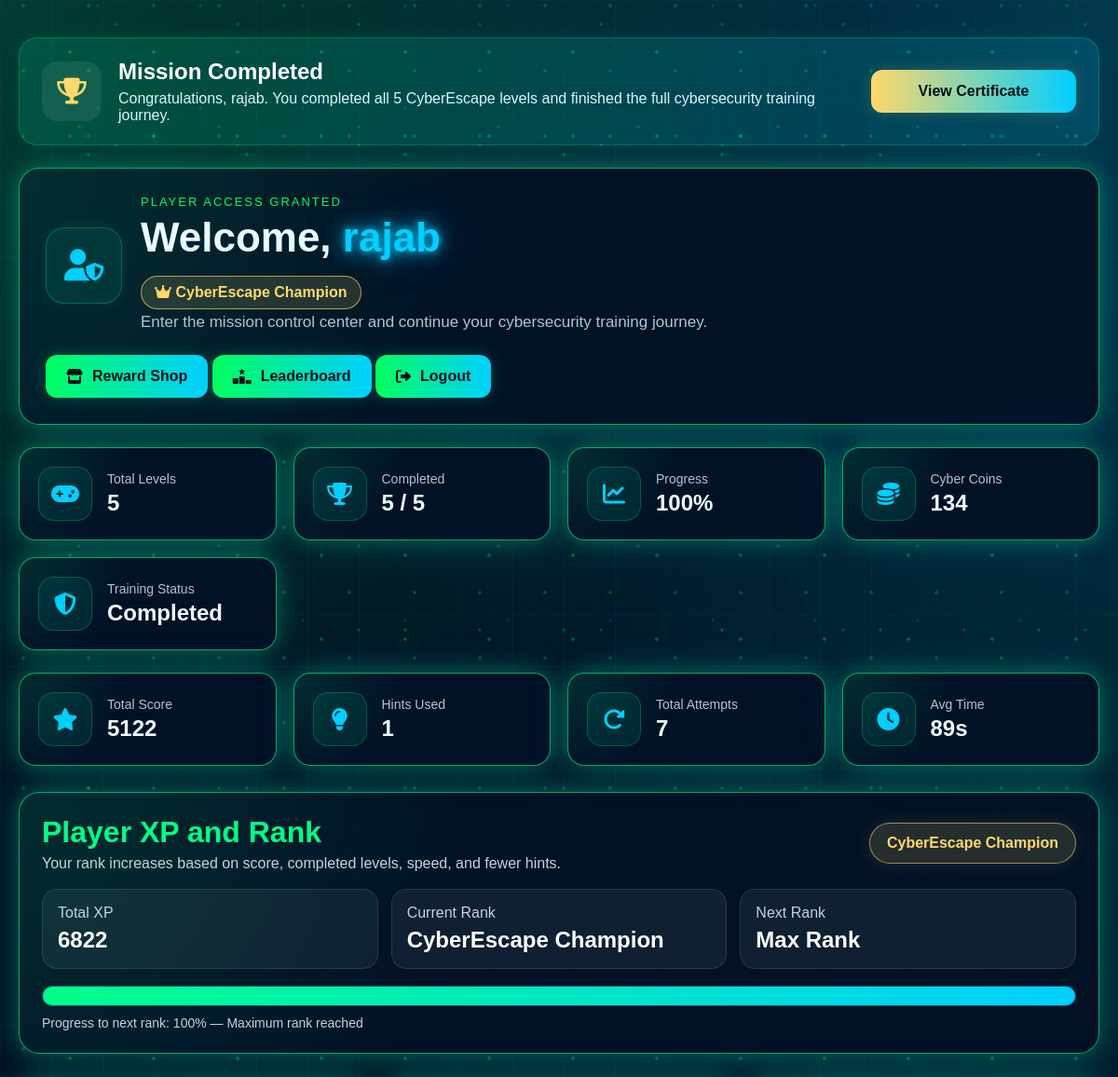
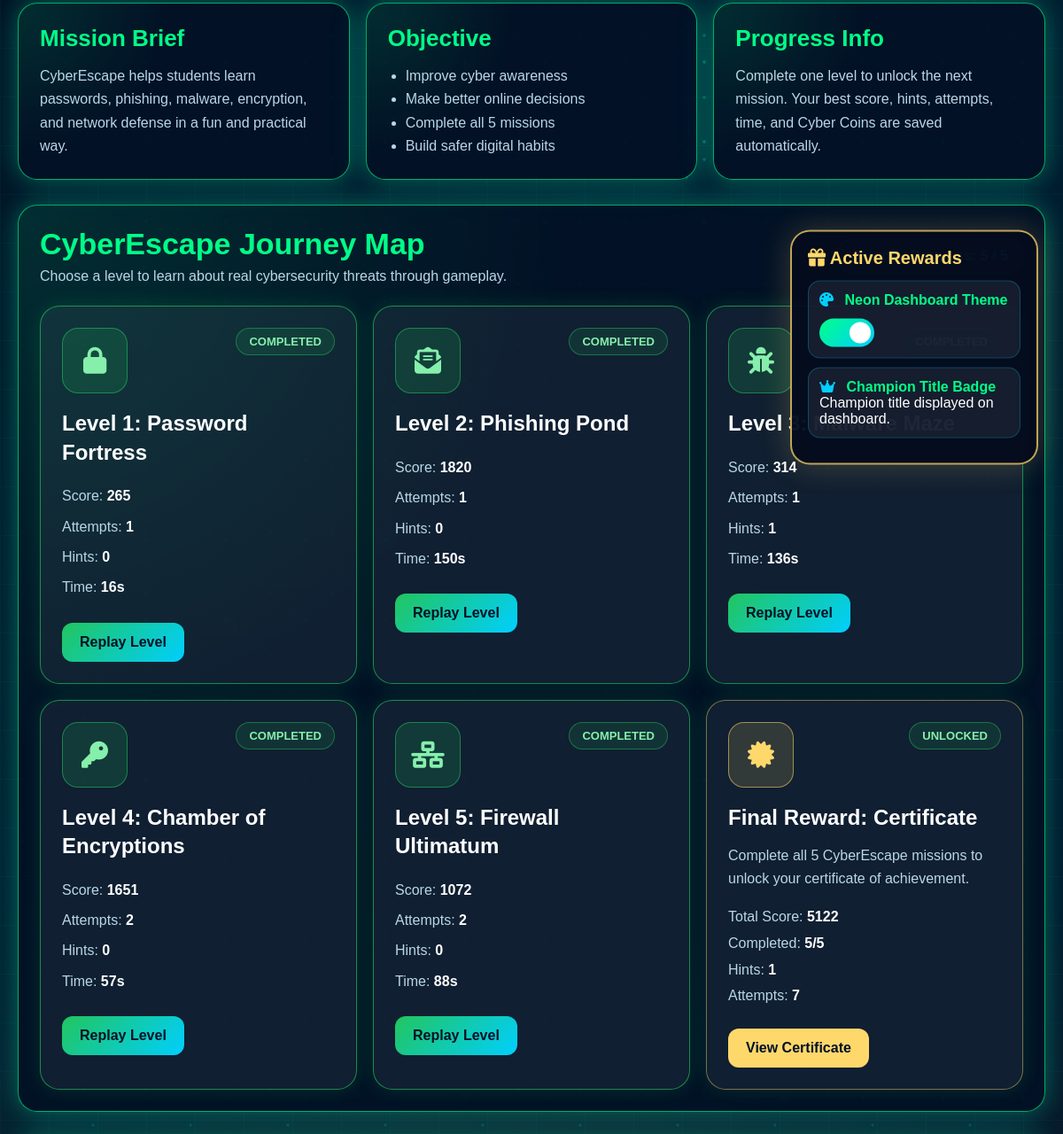
The page /dashboard (signed in, upper part) on the database as committed earlier (2 pictures, top to bottom).
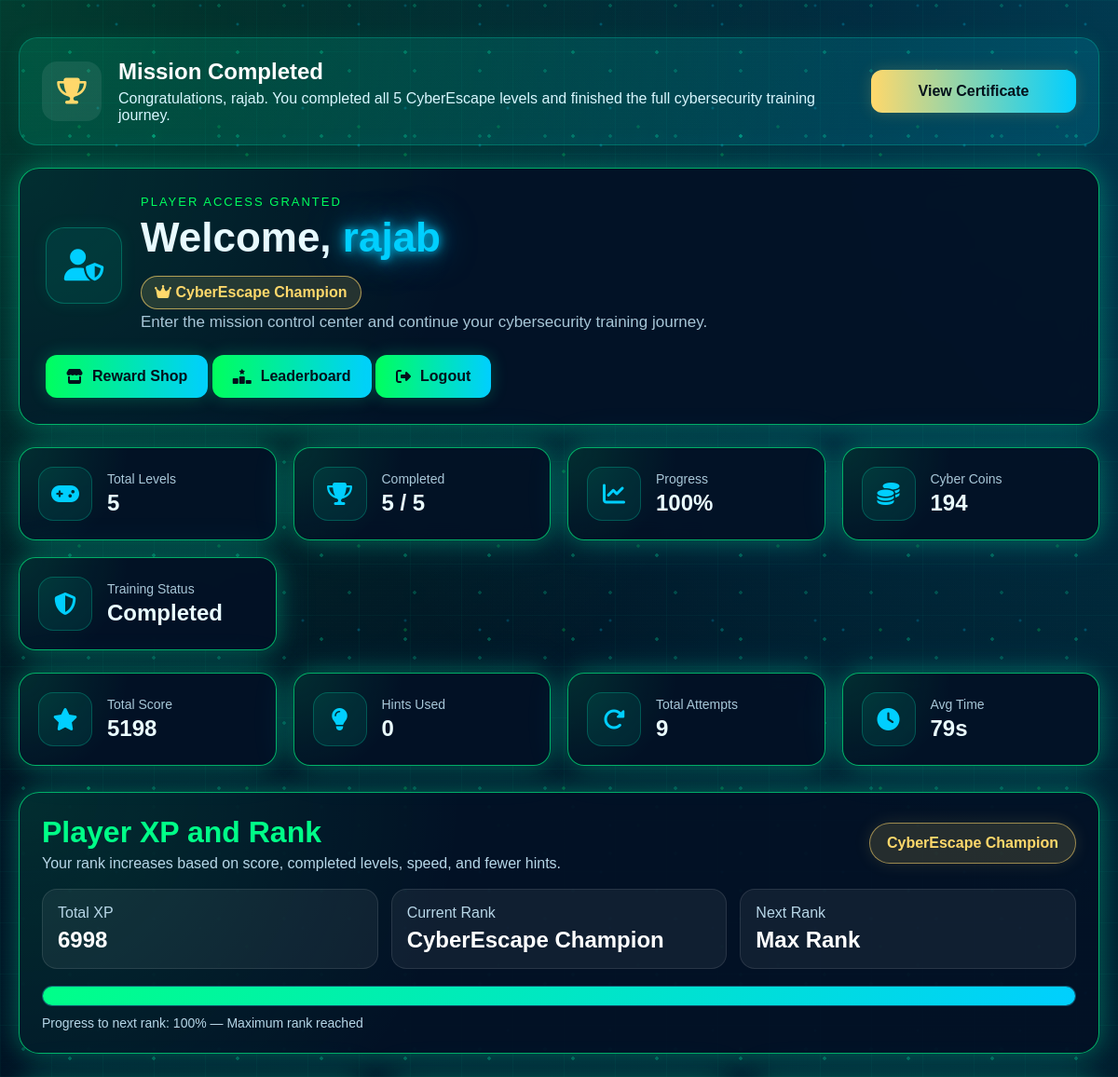
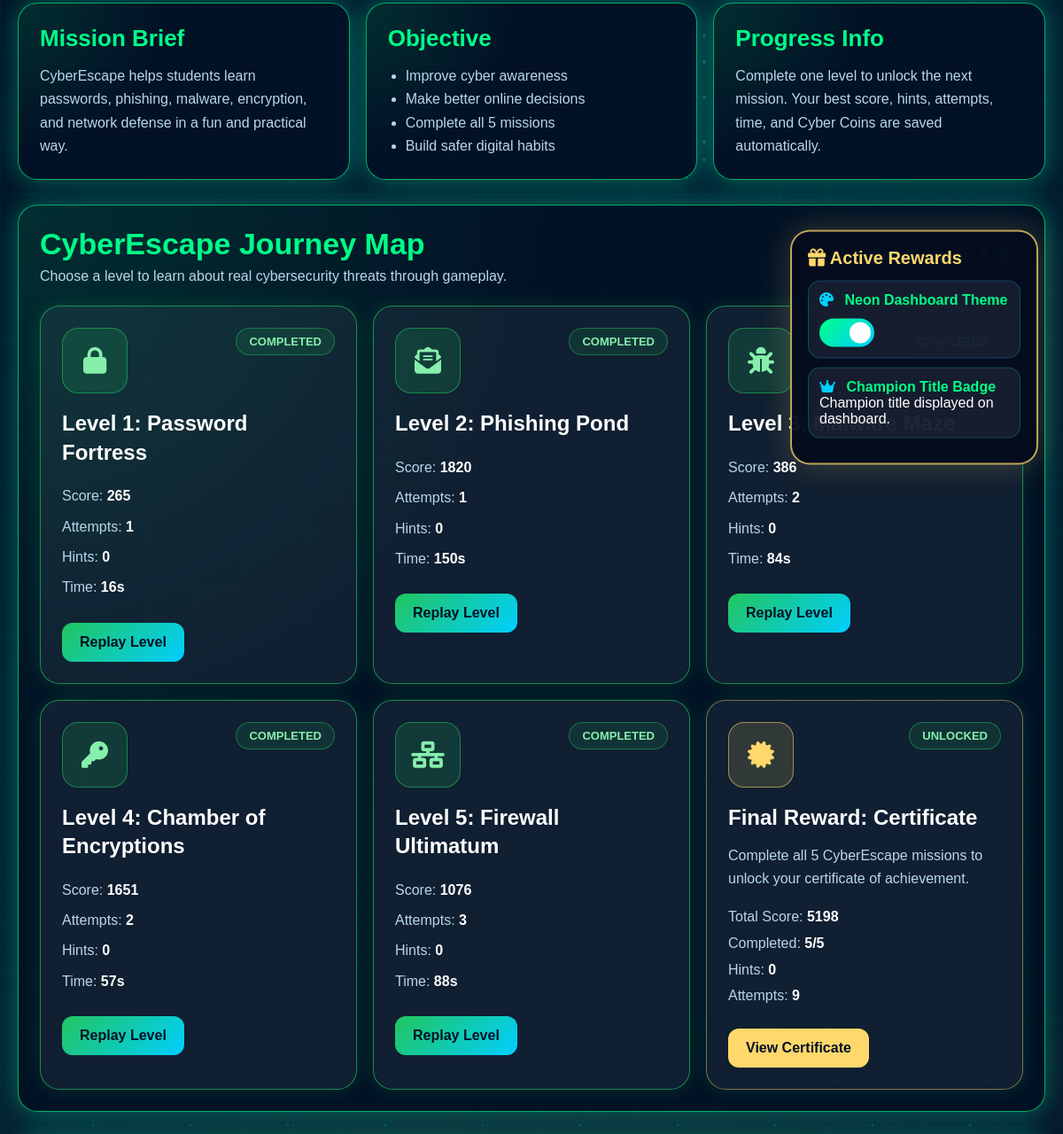
The same page on the database as committed later (2 pictures, top to bottom).
### tables this page shows
CREATE TABLE game_progress (
    id INTEGER PRIMARY KEY AUTOINCREMENT,
    user_id INTEGER NOT NULL,
    level_id INTEGER NOT NULL,
    status TEXT NOT NULL DEFAULT 'locked',
    score INTEGER NOT NULL DEFAULT 0,
    hints_used INTEGER NOT NULL DEFAULT 0,
    attempts INTEGER NOT NULL DEFAULT 0,
    completion_time INTEGER NOT NULL DEFAULT 0, coins_awarded INTEGER DEFAULT 0,
    UNIQUE(user_id, level_id),
    FOREIGN KEY (user_id) REFERENCES users(id)
);

### app.py (the view)
@app.route("/dashboard")
def dashboard():
    if "user_id" not in session:
        return redirect(url_for("login"))
    user_id = session["user_id"]
    coins = get_user_coins(user_id)
    user_rewards = get_user_rewards(user_id)
    progress = get_user_progress(user_id)
    level1 = progress.get(1, get_default_level("unlocked"))
    level2 = progress.get(2, get_default_level())
    level3 = progress.get(3, get_default_level())
    level4 = progress.get(4, get_default_level())
    level5 = progress.get(5, get_default_level())
    levels = [level1, level2, level3, level4, level5]
    completed_count = sum(1 for p in levels if p["status"] == "completed")
    progress_percent = int((completed_count / 5) * 100)
    total_score = sum(p["score"] for p in levels)
    total_hints_used = sum(p["hints_used"] for p in levels)
    total_attempts = sum(p["attempts"] for p in levels)
    completed_times = [
        p["completion_time"]
        for p in levels
        if p["status"] == "completed" and p["completion_time"] > 0
    ]
    average_completion_time = int(sum(completed_times) / len(completed_times)) if completed_times else 0
    all_completed = completed_count == 5
    xp_data = calculate_xp_and_rank(levels)
    badges = []
    if level1["status"] == "completed":
        badges.append({"name": "Password Protector", "icon": "fa-lock", "desc": "Completed Level 1"})
    if level2["status"] == "completed":
        badges.append({"name": "Phishing Detective", "icon": "fa-envelope-open-text", "desc": "Completed Level 2"})
    if level3["status"] == "completed":
        badges.append({"name": "Malware Hunter", "icon": "fa-bug", "desc": "Completed Level 3"})
    if level4["status"] == "completed":
        badges.append({"name": "Cipher Solver", "icon": "fa-key", "desc": "Completed Level 4"})
    if level5["status"] == "completed":
        badges.append({"name": "Firewall Commander", "icon": "fa-shield-halved", "desc": "Completed Level 5"})
    if all_completed:
        badges.append({"name": "CyberEscape Champion", "icon": "fa-trophy", "desc": "Completed all 5 levels"})
    return render_template(
        "dashboard.html",
        username=session["username"],
        is_admin=is_admin_user(),
        coins=coins,
        user_rewards=user_rewards,
        level1=level1,
        level2=level2,
        level3=level3,
        level4=level4,
        level5=level5,
        completed_count=completed_count,
        progress_percent=progress_percent,
        total_score=total_score,
        total_hints_used=total_hints_used,
        total_attempts=total_attempts,
        average_completion_time=average_completion_time,
        all_completed=all_completed,
        badges=badges,
        xp=xp_data["xp"],
        player_rank=xp_data["rank"],
        next_rank=xp_data["next_rank"],
        next_rank_xp=xp_data["next_rank_xp"],
        rank_progress=xp_data["rank_progress"]
    )

### app.py (called while the page is built)
def get_db_connection():
    conn = sqlite3.connect(DATABASE)
    conn.row_factory = sqlite3.Row
    return conn

def get_user_progress(user_id):
    conn = get_db_connection()
    rows = conn.execute(
        "SELECT level_id, status, score, hints_used, attempts, completion_time FROM game_progress WHERE user_id = ?",
        (user_id,)
    ).fetchall()
    conn.close()
    progress = {}
    for row in rows:
        progress[row["level_id"]] = {
            "status": row["status"],
            "score": row["score"],
            "hints_used": row["hints_used"],
            "attempts": row["attempts"],
            "completion_time": row["completion_time"]
        }
    return progress

def get_default_level(status="locked"):
    return {
        "status": status,
        "score": 0,
        "hints_used": 0,
        "attempts": 0,
        "completion_time": 0
    }

def get_user_coins(user_id):
    conn = get_db_connection()
    user = conn.execute("""
        SELECT coins FROM users
        WHERE id = ?
    """, (user_id,)).fetchone()
    conn.close()
    if user and user["coins"] is not None:
        return user["coins"]
    return 0

### templates/dashboard.html (shortened to what the changed rows need)
{% extends 'base.html' %}
{% block content %}
<section class="dashboard-page {% if user_rewards.get('neon_dashboard_theme', 0) > 0 %}neon-theme-active{% endif %}">
    <div class="dashboard-shell">
        {% if all_completed %}
        <div class="dashboard-complete-banner">
            <div class="complete-content">
                <h2>Mission Completed</h2>
            </div>
        </div>
        {% endif %}
        <div class="dashboard-header-card">
            <div class="player-info">
                <div class="player-text">
                    <h1 class="dashboard-title">
                        Welcome, <span class="blue-glow">{{ username }}</span>
                    </h1>
                </div>
            </div>
        </div>
        <div class="dashboard-stats-grid">
            <div class="stat-panel">
                <div>
                    <p class="stat-label">Cyber Coins</p>
                    <h3 class="stat-value">{{ coins }}</h3>
                </div>
            </div>
        </div>
        <div class="dashboard-stats-grid analytics-grid">
            <div class="stat-panel">
                <div>
                    <p class="stat-label">Total Score</p>
                    <h3 class="stat-value">{{ total_score }}</h3>
                </div>
            </div>
            <div class="stat-panel">
                <div>
                    <p class="stat-label">Hints Used</p>
                    <h3 class="stat-value">{{ total_hints_used }}</h3>
                </div>
            </div>
            <div class="stat-panel">
                <div>
                    <p class="stat-label">Total Attempts</p>
                    <h3 class="stat-value">{{ total_attempts }}</h3>
                </div>
            </div>
            <div class="stat-panel">
                <div>
                    <p class="stat-label">Avg Time</p>
                    <h3 class="stat-value">{{ average_completion_time }}s</h3>
                </div>
            </div>
        </div>
        <div class="xp-rank-card">
            <div class="xp-rank-header">
                <div>
                    <h2>Player XP and Rank</h2>
                </div>
            </div>
            <div class="xp-info-grid">
                <div class="xp-info-box">
                    <span>Total XP</span>
                    <strong>{{ xp }}</strong>
                </div>
            </div>
        </div>
        <div class="story-map-section">
            <div class="story-map-header">
                <div>
                    <h2>CyberEscape Journey Map</h2>
                </div>
            </div>
            <div class="story-map-track">
                <div class="story-map-node {% if level3.status == 'completed' %}completed{% elif level3.status != 'locked' %}unlocked{% else %}locked{% endif %}">
                    <div class="story-map-stats">
                        <p>Score: <strong>{{ level3.score }}</strong></p>
                        <p>Attempts: <strong>{{ level3.attempts }}</strong></p>
                        <p>Hints: <strong>{{ level3.hints_used }}</strong></p>
                        <p>Time: <strong>{{ level3.completion_time }}s</strong></p>
                    </div>
                </div>
                <div class="story-map-node {% if level5.status == 'completed' %}completed{% elif level5.status != 'locked' %}unlocked{% else %}locked{% endif %}">
                    <div class="story-map-top">
                        <div class="story-map-icon">
                            <i class="fa-solid fa-network-wired"></i>
                        </div>
                        <span class="story-status {% if level5.status == 'completed' %}completed{% elif level5.status != 'locked' %}unlocked{% else %}locked{% endif %}">
                            {{ level5.status|capitalize }}
                        </span>
                    </div>
                    <div class="story-map-stats">
                        <p>Score: <strong>{{ level5.score }}</strong></p>
                        <p>Attempts: <strong>{{ level5.attempts }}</strong></p>
                        <p>Hints: <strong>{{ level5.hints_used }}</strong></p>
                        <p>Time: <strong>{{ level5.completion_time }}s</strong></p>
                    </div>
                </div>
                <div class="story-map-node certificate-node {% if all_completed %}completed{% else %}locked{% endif %}">
                    <div class="story-map-stats">
                        <p>Total Score: <strong>{{ total_score }}</strong></p>
                        <p>Hints: <strong>{{ total_hints_used }}</strong></p>
                        <p>Attempts: <strong>{{ total_attempts }}</strong></p>
                    </div>
                </div>
            </div>
        </div>
    </div>
</section>
{% endblock %}

Rows that differ between the two databases and show on the page:
changed game_progress (number 3 of 5 on the later page): score "314" → "386"; attempts "1" → "2"; hints_used "1" → "0"; completion_time "136" → "84"
changed game_progress (number 5 of 5 on the later page): score "1072" → "1076"; attempts "2" → "3"
Other text that changed with them:
{{ coins }}: "134" → "194"
{{ total_score }}: "5122" → "5198"
{{ total_hints_used }}: "1" → "0"
{{ total_attempts }}: "7" → "9"
{{ average_completion_time }}: "89" → "79"
{{ xp }}: "6822" → "6998"
